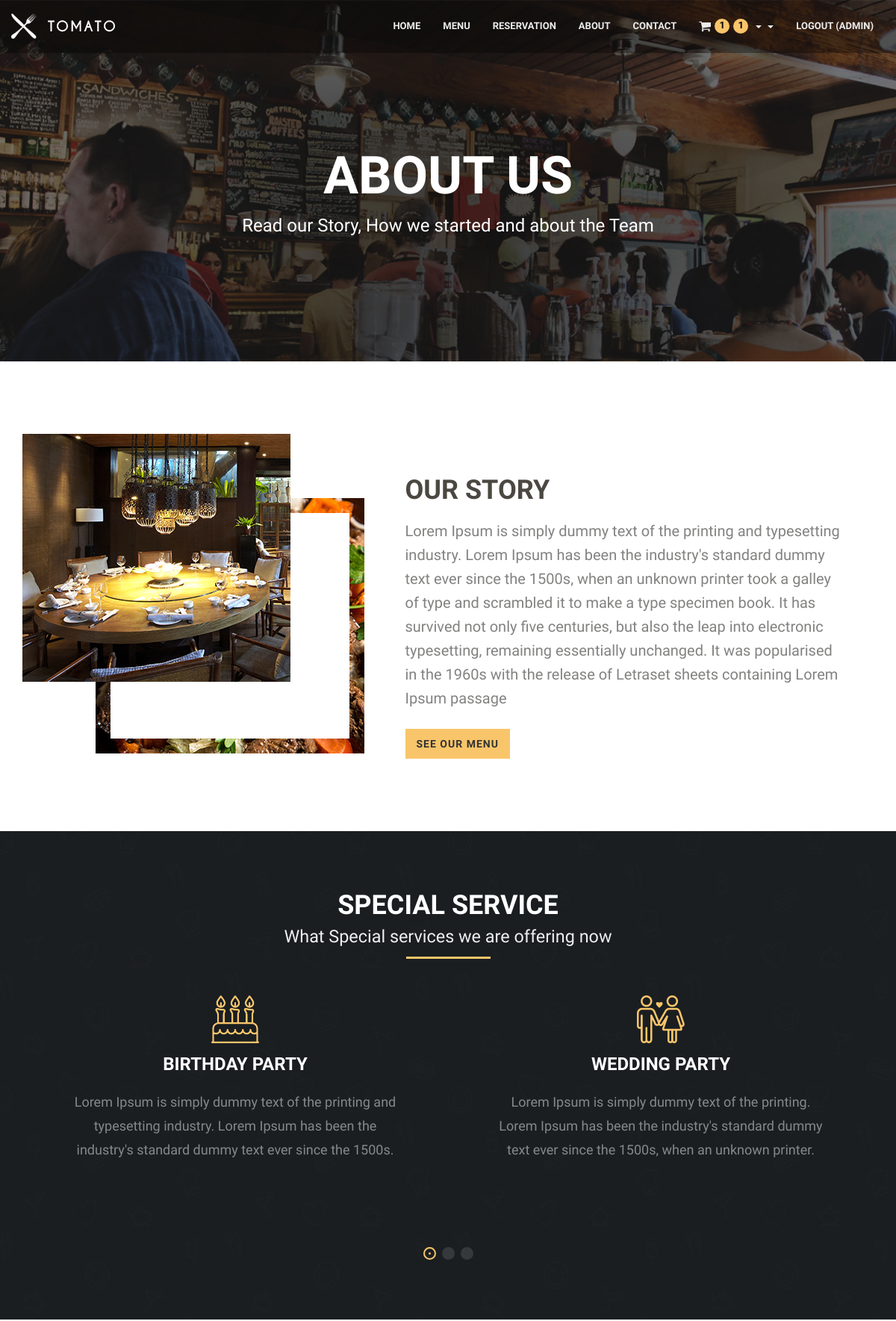
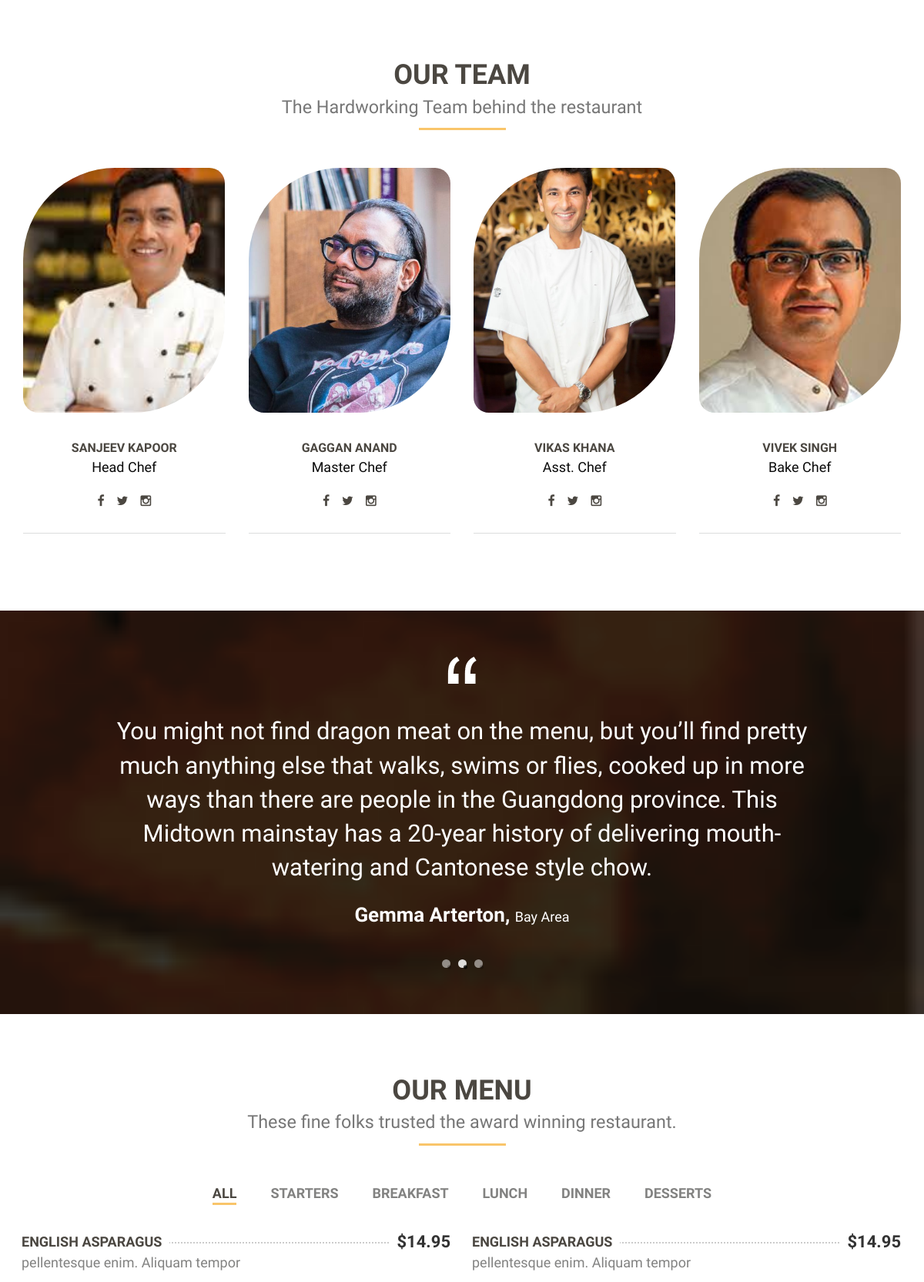
Screenshot of /management/about/ (signed in, upper part) with the database file from the repository (2 pictures, top to bottom).
### management/models.py (models this page shows, shortened)
class Team(models.Model):
    name = models.CharField(blank=True, null=True, max_length = 30)
    designation = models.CharField(blank=True, null=True, max_length = 30)
    img = models.FileField(blank=True, null=True)
    fb = models.URLField(blank=True, null=True)
    tw = models.URLField(blank=True, null=True)
    insta = models.URLField(blank=True, null=True)

### management/views.py (the view)
# urls.py: path('about/',About, name='about'),
def About(request):
    team = Team.objects.all()
    if request.user.is_anonymous:
        d = {'team':team}
    else:
        cartDish, total, orderCount = HeaderCart(request.user)
        d = {'team':team, 'cartDish':cartDish, 'total':total, 'orderCount':orderCount }
    return render(request, 'about.html',d)

### management/views.py (called while the page is built)
def HeaderCart(usr):
    cartDish = Add_to_cart.objects.filter(user = usr)
    total = 0
    for i in cartDish:
        total += (i.dish.price) * (i.qty)
    return cartDish, total, len(cartDish)

### templates/about.html (shortened to what this page needs)
{% extends "base.html" %}
{% block body %}
{% load static %}
            <section class="page_header">
                <div class="container">
                    <div class="row">
                        <div class="col-md-12 text-center">
                            <h2 class="text-uppercase wow fadeInDown">About us</h2>
                            <p class="wow fadeInUp">Read our Story, How we started and about the Team</p>
                        </div>
                    </div>
                </div>
            </section>
            <section class="about2">
                <div class="container">
                    <div class="row wow fadeInUp">
                        <div class="col-md-5">
                            <img src="{% static 'img/about.png' %}" class="img-responsive" alt="" />
                        </div>
                        <div class="col-md-7 text-left">
                            <h2 class="text-left">Our Story</h2>
                            <p>Lorem Ipsum is simply dummy text of the printing and typesetting industry. Lorem Ipsum
                                has been the industry's standard dummy text ever since the 1500s, when an unknown
                                printer took a galley of type and scrambled it to make a type specimen book. It has
                                survived not only five centuries, but also the leap into electronic typesetting,
                                remaining essentially unchanged. It was popularised in the 1960s with the release of
                                Letraset sheets containing Lorem Ipsum passage</p>
                            <a class="btn btn-default" role="button" href="#menu">See Our Menu</a>
                        </div>
                    </div>
                </div>
            </section>
            <section class="services">
                <div class="container">
                    <div class="row">
                        <div class="col-md-12">
                            <div class="page-header wow fadeInDown">
                                <h1 class="white">Special Service<small>What Special services we are offering
                                        now</small></h1>
                            </div>
                        </div>
                    </div>
                    <div class="row">
                        <div class="col-md-12">
                            <div class="services-slider wow fadeIn">
                                <div class="service-content text-center">
                                    <img src="{% static 'img/ico1.png' %}" class="center-block" alt="" />
                                    <h4 class="text-uppercase">Birthday Party</h4>
                                    <p>Lorem Ipsum is simply dummy text of the printing and typesetting industry. Lorem
                                        Ipsum has been the industry's standard dummy text ever since the 1500s.</p>
                                </div>
                                <div class="service-content text-center">
                                    <img src="{% static 'img/ico2.png' %}" class="center-block" alt="" />
                                    <h4 class="text-uppercase">Wedding Party</h4>
                                    <p>Lorem Ipsum is simply dummy text of the printing. Lorem Ipsum has been the
                                        industry's standard dummy text ever since the 1500s, when an unknown printer.
                                    </p>
                                </div>
                            </div>
                        </div>
                    </div>
                </div>
            </section>
            <section class="team">
                <div class="container">
                    <div class="row">
                        <div class="col-md-12">
                            <div class="page-header wow fadeInDown">
                                <h1>Our Team<small>The Hardworking Team behind the restaurant</small></h1>
                            </div>
                        </div>
                    </div>
                    <div class="row">
                    {% for i in team %}
                        <div class="col-md-3 col-sm-6 text-center">
                            <div class="team-staff wow fadeInUp" data-wow-delay="0.2s">
                                <img src="{{ i.img.url }}" style="display: flex; object-fit: cover; height: 318px; width: 262px; border-radius: 120px 20px 120px 20px;" class="img-responsive center-block" alt="" />
                                <h4>{{ i.name }}</h4>
                                <p>{{ i.designation }}</p>
                                <ul class="team-social">
                                    <li><a href="{{ i.fb }}"><i class="fa fa-facebook"></i></a></li>
                                    <li><a href="{{ i.tw }}"><i class="fa fa-twitter"></i></a></li>
                                    <li><a href="{{ i.insta }}"><i class="fa fa-instagram"></i></a></li>
                                </ul>
                            </div>
                        </div>
                    {% endfor %}
                    </div>
                </div>
            </section>
            <div class="trusted">
                <div class="trusted-quote">
                    <div class="container">
                        <div class="row">
                            <div class="col-md-offset-1 col-md-10 wow fadeIn">
                                <div class="trusted-slider">
                                    <ul class="slides">
                                        <li>
                                            <img src="{% static 'img/quote.png' %}" alt="quote">
                                            <p class="quote-body">You might not find dragon meat on the menu, but you’ll
                                                find pretty much anything else that walks, swims or flies, cooked up in
                                                more ways than there are people in the Guangdong province. This Midtown
                                                mainstay has a 20-year history of delivering mouth-watering and
                                                Cantonese style chow.</p>
                                            <p class="quote-author">Gemma Arterton, <span>Bay Area</span></p>
                                        </li>
                                    </ul>
                                </div>
                            </div>
                        </div>
                    </div>
                </div>
            </div>
            <section class="menu space60" id="menu">
                <div class="container">
                    <div class="row">
                        <div class="col-md-12">
                            <div class="page-header wow fadeInDown">
                                <h1>Our menu<small>These fine folks trusted the award winning restaurant.</small></h1>
                            </div>
                        </div>
                    </div>
                    <div class="food-menu wow fadeInUp">
                        <div class="row">
                            <div class="col-md-12">
                                <div class="menu-tags">
                                    <span data-filter="*" class="tagsort-active">All</span>
                                    <span data-filter=".starter">starters</span>
                                    <span data-filter=".breakfast">breakfast</span>
                                    <span data-filter=".lunch">lunch</span>
                                    <span data-filter=".dinner">dinner</span>
                                    <span data-filter=".desserts">desserts</span>
                                </div>
                            </div>
                        </div>
                        <div class="row menu-items">
                            <div class="menu-item col-sm-6 col-xs-12 starter dinner desserts">
                                <div class="clearfix menu-wrapper">
                                    <h4>English asparagus</h4>
                                    <span class="price">$14.95</span>
                                    <div class="dotted-bg"></div>
                                </div>
                                <p>pellentesque enim. Aliquam tempor</p>
                            </div>
                            <div class="menu-item col-sm-6 col-xs-12 starter">
                                <div class="clearfix menu-wrapper">
                                    <h4>English asparagus</h4>
                                    <span class="price">$14.95</span>
                                    <div class="dotted-bg"></div>
                                </div>
                                <p>pellentesque enim. Aliquam tempor</p>
                            </div>
                        </div>
                    </div>
                </div>
            </section>
            {% endblock body %}

### templates/base.html (shortened to what this page needs)
<!DOCTYPE html>
{% load static %}
<html lang="en">
<head>
    <link rel="stylesheet" href="{% static 'css/bootstrap.min.css' %}">
    <link rel="stylesheet" href="{% static 'css/font-awesome/css/font-awesome.css' %}">
    <link rel="stylesheet" href="{% static 'css/plugin.css' %}">
    <link rel="stylesheet" href="{% static 'css/main.css' %}">
</head>
<body>
    <div class="body">
        <div class="main-wrapper">
            <nav class="navbar navbar-fixed-top">
                <div class="container">
                    <div class="navbar-header">
                        <a class="navbar-brand" href="index-2.html">
                            <img src="{% static 'img/nav-logo.png' %}" alt="nav-logo">
                        </a>
                    </div>
                    <div id="navbar" class="navbar-collapse collapse">
                        <ul class="nav navbar-nav navbar-right">
                            <li><a href="{% url 'home' %}">Home</a></li>
                            <li><a href="{% url 'menu' %}">Menu</a></li>
                            <li><a href="{% url 'reservation' %}">Reservation</a></li>
                            <li><a href="{% url 'about' %}">About</a></li>
                            <li><a href="{% url 'contact' %}">Contact</a></li>
                            {% if request.user.is_authenticated %}
                            <li class="dropdown">
                                <a class="css-pointer dropdown-toggle" data-toggle="dropdown" role="button"
                                    aria-haspopup="true" aria-expanded="false"><i
                                        class="fa fa-shopping-cart fsc pull-left"></i>
                                        <span class="cart-number">{{ request.user.add_to_cart_set.count }}</span><span class="caret"></span>
                                        <span class="cart-number">{{ orderCount }}</span><span class="caret"></span>
                                </a>
                            </li>
                            <li><a href="{% url 'logout' %}">Logout ({{ user.username }})</a></li>
                            {% else %}
                            <li><a href="{% url 'account' %}">Account  </a></li>
                            {% endif %}
                        </ul>
                    </div>
                </div>
            </nav>
{% block body %}
{% endblock body %}
        </div>
    </div>
</body>
</html>

### rows the page displays
Team: img (picture), name "SANJEEV KAPOOR", designation "Head Chef"
Team: img (picture), name "GAGGAN ANAND", designation "Master Chef"
Team: img (picture), name "VIKAS KHANA", designation "Asst. Chef"
Team: img (picture), name "VIVEK SINGH", designation "Bake Chef"

### other values shown
{{ request.user.add_to_cart_set.count }} "1"
{{ orderCount }} "1"
{{ user.username }} "ADMIN"
